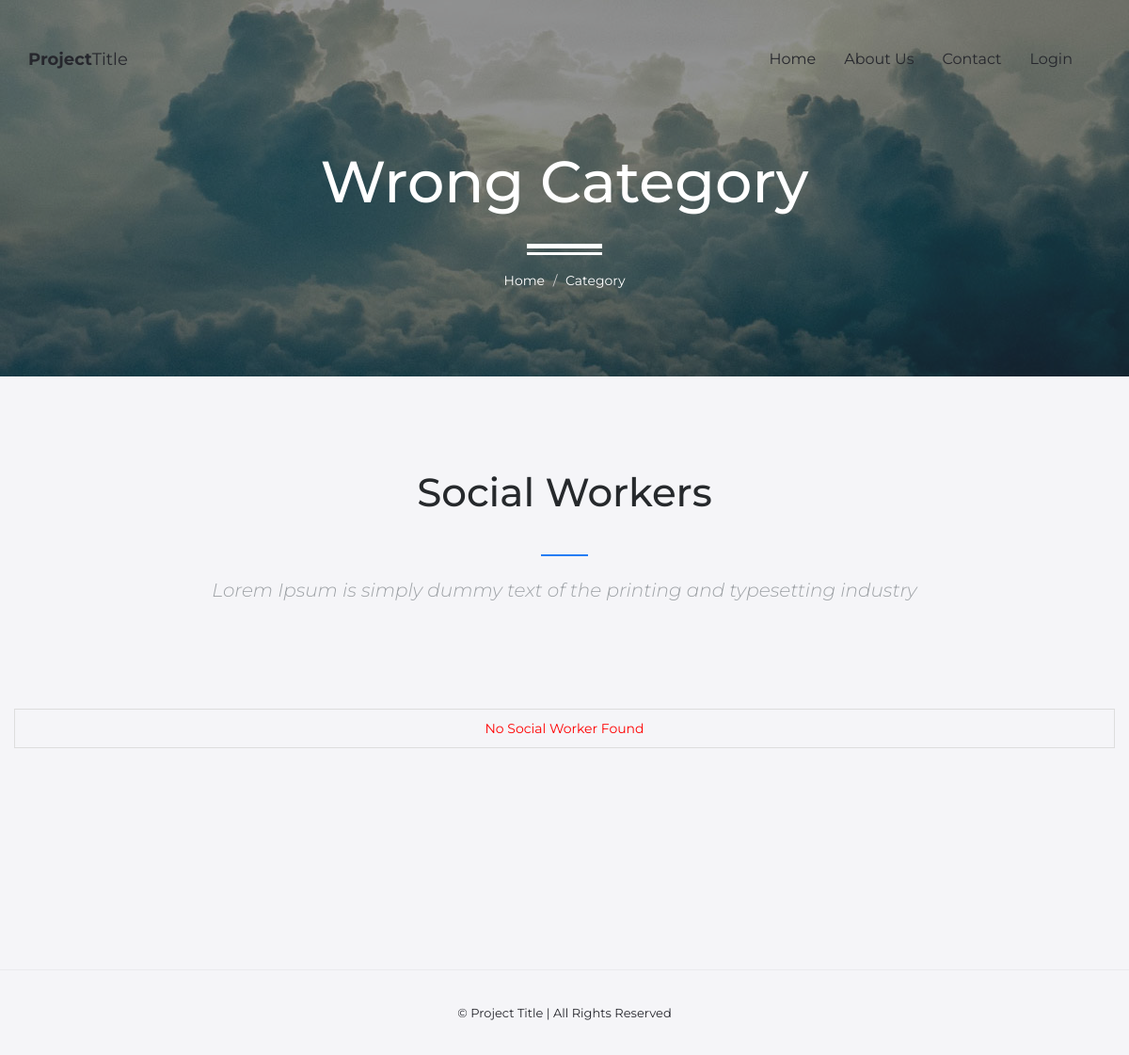
/service-category.php, run on the app's committed database.
### tables this page shows
CREATE TABLE `settings` (
  `id` int(11) NOT NULL,
  `email` varchar(255) NOT NULL,
  `phone` varchar(255) NOT NULL,
  `address` text NOT NULL,
  `project_name` text NOT NULL,
  `project_title` text NOT NULL,
  `project_subtitle` text NOT NULL,
  `service_title` text NOT NULL,
  `service_subtitle` text NOT NULL,
  `social_worker_title` text NOT NULL,
  `social_worker_subtitle` text NOT NULL
);

### class/database.php (called while the page is built, shortened)
<?php
class database{
    private $db;
    private $dbhost = 'localhost';
    private $dbname = 'fy_project';
    private $dbuser = 'root';
    private $dbpass = '';
    private $settingsTable = "settings";
    public function connect(){
        try {
			$this->db = new PDO("mysql:host={$this->dbhost};dbname={$this->dbname}",$this->dbuser,$this->dbpass,array(PDO::MYSQL_ATTR_INIT_COMMAND => "SET NAMES 'utf8'"));
			$this->db->setAttribute(PDO::ATTR_ERRMODE, PDO::ERRMODE_EXCEPTION);
        }
        catch(PDOException $e) {
           echo "Connection error: ".$e->getMessage();
        }
    }
    public function getSettings(){
        $statement = $this->db->prepare("select * from $this->settingsTable where id = ?");
        $statement->execute(array("1"));
        $num = $statement->rowCount();
        if($num>0){
            return $statement->fetchAll(PDO::FETCH_ASSOC);
        }
        return false;
    }
}
?>

### service-category.php (the view, shortened to what this page needs)
<?php
    $isLoggedIn = false;
    require_once("class/database.php");
    $category = false;
    $socialWorkers = false;
?>
<?php include("header.php"); ?>
    <header id="masthead" class="site-header">
        <nav id="primary-navigation" class="site-navigation">
            <div class="container">
                <div class="navbar-header">
                    <a class="site-title"><span><?php $projectName = explode(" ", $settings["project_name"]); echo $projectName[0]; ?></span><?php echo $projectName[1]; ?></a>
                </div>
                <div class="collapse navbar-collapse" id="agency-navbar-collapse">
                    <ul class="nav navbar-nav navbar-right">
                        <li><a href="index.php">Home</a></li>
                        <li><a href="about.php">About Us</a></li>
                        <li><a href="contact.php">Contact</a></li>
                        <li><?php if($isLoggedIn): ?><a href="logout.php">Log Out</a><?php else: ?> <a href="login">Login</a> <?php endif; ?></li>
                    </ul>
                </div>
            </div>
        </nav>
    </header>
     <div id="hero" class="hero overlay subpage-hero contact-hero">
        <div class="hero-content">
            <div class="hero-text">
                <h1><?php if($category){ echo $category["name"]; } else{ echo "Wrong Category"; } ?></h1>
                <ol class="breadcrumb">
                  <li class="breadcrumb-item"><a href="index.php">Home</a></li>
                  <li class="breadcrumb-item active">Category</li>
                </ol>
            </div>
        </div>
    </div>
    <main id="main" class="site-main">
        <section class="site-section section-services gray-bg text-center">
            <div class="container">
                <h2 class="heading-separator"><?php echo $settings["social_worker_title"]; ?></h2>
                <p class="subheading-text"><?php echo $settings["social_worker_subtitle"]; ?></p>
                <div class="row">
                    <?php if($socialWorkers): ?>
                    <?php foreach($socialWorkers as $row): ?>
                    <div class="col-md-3 col-xs-6">
                        <a href="single-worker.php?worker_id=<?php echo $row["id"]; ?>">
                            <div class="single-service">
                                <img class="img-thumbnail" src="<?php echo "uploads/".$row["photo"]; ?>" alt="">
                                <h3 class="service-title"><?php echo $row["name"]; ?></h3>
                                <p class="worker-info"> <?php echo $row["address"]; ?></p>
                                <a href="book.php?worker_id=<?php echo $row["id"]; ?>" class="btn btn-border mb-10">Book Now</a>
                            </div>
                        </a>
                    </div>
                    <?php endforeach; ?>
                    <?php else: ?>
                    <div class="error-text">No Social Worker Found</div>
                    <?php endif; ?>
                </div>
            </div>
        </section>
    </main>
    <footer id="colophon" class="site-footer">
        <div class="copyright">
            <div class="container">
                <div class="row">
                    <div class="col-md-12">
                        <div class="text-center">
                            <p>&copy; <?php echo $settings["project_name"]; ?> | All Rights Reserved</p>
                        </div>
                    </div>
                </div>
            </div>
        </div>
    </footer>
<?php include("footer.php"); ?>

### assets/css/style.css (style rules this page uses)
a { transition: all 0.25s ease-in-out; -moz-transition: all 0.25s ease-in-out; -webkit-transition: all 0.25s ease-in-out; -o-transition: all 0.25s ease-in-out; -ms-transition: all 0.25s ease-in-out; cursor: pointer; color: #9fa3a7; }
p { margin-bottom: 0; font-size: 14px; font-weight: 300; color: #9fa3a7; line-height: 22px; }
h1 { font-size: 62px; }
h2 { font-size: 42px; }
h1,h2,h3,h4,h5 { color: #26292c; }
html, body { width: 100%; height: 100%; margin: 0; padding: 0; font-family: 'Montserrat', sans-serif; color: #26272d; }
.gray-bg { background-color: #f5f5f8; }
.site-header { position: absolute; padding: 50px 0 0; background-color: transparent; width: 100%; z-index: 3; }
.site-title { font-size: 18px; line-height: 26px; color: #26272d; }
.site-title span { font-weight: 700; }
.navbar-collapse { text-align: center; }
.navbar-nav { float: none; display: inline-block; }
.navbar-nav > li > a, .slicknav_nav > li > a { padding: 0; font-size: 16px; position: relative; color: #26272d; line-height: 26px; }
.navbar-nav > li + li { margin-left: 30px; }
.hero { background: url(../img/hero-2.jpg) no-repeat center / cover; height: 100%; width: 100%; display: table; position: relative; }
.overlay:before { content: ''; background-color: rgba(255,255,255,0.5); height: 100%; width: 100%; position: absolute; top: 0; left: 0; z-index: 0; }
.hero-content { display: table-cell; vertical-align: middle; padding-top: 75px; }
.hero-text { max-width: 890px; width: 100%; margin: 0 auto; padding: 0 15px; text-align: center; }
.hero-text h1 { position: relative; margin: 0; }
.hero .breadcrumb { padding-top: 60px; margin-bottom: 0; }
.hero .breadcrumb:before { content: ''; display: block; position: absolute; left: 50%; bottom: 45px; height: 12px; width: 80px; border-top: 5px solid #fff; border-bottom: 3px solid #fff; transform: translateX(-50%); -moz-transform: translateX(-50%); -webkit-transform: translateX(-50%); -o-transform: translateX(-50%); -ms-transform: translateX(-50%); }
.subpage-hero { height: 400px; }
.subpage-hero.overlay:before { background-color: rgba(38,39,45,0.5); }
.subpage-hero .hero-content, .subpage-hero .hero-content h1, .subpage-hero a { color: #fff; }
.contact-hero { background: url(../img/contact-hero.jpg) no-repeat center / cover; }
.site-section { padding: 100px 0 140px; }
.subheading-text { font-size: 20px; font-style: italic; }
.heading-separator { position: relative; margin: 0; padding-bottom: 70px; }
.heading-separator:after { content: ""; position: absolute; bottom: 25px; left: 0; right: 0; height: 2px; width: 50px; margin: 0 auto; background-color: #267df4; }
.section-services .subheading-text { margin-bottom: 90px; }
.site-footer { background-color: #f5f5f8; padding-top: 95px; }
.copyright { padding: 30px 0; border-top: 1px solid rgba(38, 41, 44, 0.05); }
.copyright .text-center { padding: 4px 0; }
.copyright p { font-size: 13px; font-weight: 400; color: #26272d; }
.error-text { color: red; margin-top: 25px; border: 1px solid #ddd; padding: 10px 10px; }
.breadcrumb { background-color: transparent; position: relative; }
.breadcrumb .active { color: #fff; }

### data on the page
settings: project_name "Project", project_name "Title", social_worker_title "Social Workers", social_worker_subtitle "Lorem Ipsum is simply dummy text of the printing and typesetting industry", project_name "Project Title"
